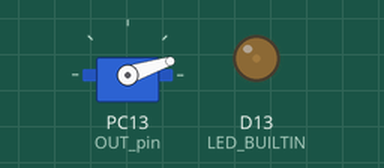
This program was run on a simulated STM32 Nucleo. Parts: servo, output pins drawn as LEDs (lit = HIGH). What the program prints to the serial monitor is not drawn.

Above: at 5.05 s.
At 11.1 s:
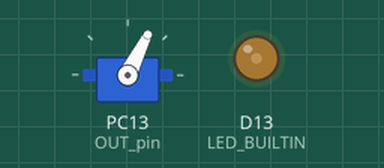
Timing chart, 0 to 13.0 s (numbered marks = the images above):
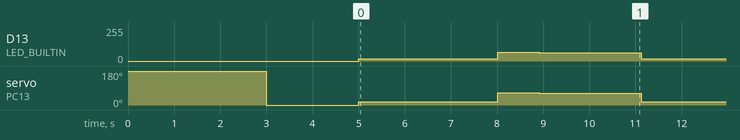

The program:

main.cpp
```cpp
#include <Arduino.h>
#include <Servo.h>

// Macro utils
#define ARRAY_SIZE(foo) (sizeof(foo) / sizeof(foo[0]))

// Debug messages ini console
#define DEBUG

//init ESC
#define INIT_ESC

// Pin definitions
#ifdef NANO
#define LED_pin LED_BUILTIN
#define OUT_pin 9
#elif YUN
#define LED_pin LED_BUILTIN
#define OUT_pin 9
#elif F411
#define LED_pin LED_BUILTIN
#define OUT_pin PC13
#endif

// servo control def
Servo servo;

// string/serial buffer
#define INPUT_SIZE 127
char buffer[INPUT_SIZE + 1];

// params the output function
boolean shutdown = false;
unsigned int Ti = 3000;
unsigned int RR = 10;
unsigned int PEEP = 10;
unsigned int Pinsp = 35;
unsigned int fraq[] = {14, 2, 5};

// piecewise time(ms) and values(0-100) of output function
unsigned int values[] = {0, 0, 0};
unsigned int times[] = {0, 0, 0};
unsigned int fanValue = 0; // actual value of the fan (to send to UI)

// calculate piecewise function based in output params
void changeParams()
{
  int f = fraq[1] + fraq[2];
  times[1] = Ti * fraq[1] / f;
  times[2] = Ti * fraq[2] / f;

  times[0] = 100 * 60 / RR * 10 - Ti;

  values[0] = PEEP;
  values[1] = 1.05 * Pinsp;
  values[2] = Pinsp;
}

// read Serial data function (from UI)
void readData()
{
  //TODO: fix detect burst of values
  if (Serial.available() >= 1)
  {
    byte size = Serial.readBytesUntil('\n', buffer, INPUT_SIZE);
    buffer[size] = 0;

    if (buffer != "")
    {
      char *command = strtok(buffer, ",");
      while (command != 0)
      {
        // Serial.println(command);
        char *sep = strchr(command, '=');
        *sep = 0;
        int a = atoi(command);
        ++sep;
        int b = atoi(sep);
        if (a != 0 && a < ARRAY_SIZE(times))
        {
          values[a] = b;
        }
        else
        {
          switch (*command)
          {
          case 'T':
            Ti = b;
            break;
          case 'R':
            RR = b;
            break;
          case 'P':
            Pinsp = b;
            break;
          case 'E':
            PEEP = b;
            break;
          case 'H':
            shutdown = b;
            break;
          default:
            break;
          }

          changeParams(); // recalculate piecewise function based in new params
        }
        command = strtok(0, ",");
      }
    }
  }
}

// output handler
void out(int value)
{
  value = value > 100 ? 100 : value;
  value = value < 0 ? 0 : value;

  value = map(value, 0, 100, 0, 180);

#ifdef DEBUG
  Serial.println(value);
  analogWrite(LED_BUILTIN, value);
#endif

  servo.write(value);
}

// smart reimplementation of delay function to output serial while delaying
void smartDelay(long ms)
{
  unsigned long now = millis();
  do
  {
    readData(); // read serial data from UI

    //TODO: change Pr to real sensor value
    //output actual output params to make feddback to UI
    sprintf(buffer, "Pr=%d\nPt=%d\nPEEP=%d\nTi=%d\nRR=%d\nPinsp=%d\nH=%d", fanValue, fanValue, PEEP, Ti, RR, Pinsp, shutdown);

    Serial.println(buffer);
    delay(100);
  } while (millis() - now < ms);
}

// Setup main function
void setup()
{
  // configures pins and serial
  pinMode(OUT_pin, OUTPUT);
  Serial.begin(9600);
  Serial.setTimeout(2000);
  changeParams(); //recalculate piecewise function first time

#ifdef DEBUG
  Serial.println("iniciando...");
  for (int i = 0; i < 3; i++)
  {
    Serial.print(times[i]);
    Serial.print(',');
  }
  Serial.println();
  for (int i = 0; i < 3; i++)
  {
    Serial.print(values[i]);
    Serial.print(',');
  }
  Serial.println();
#endif

  servo.attach(OUT_pin, 1000, 2000);

// init ESC with min/max vaues
#ifdef INIT_ESC
  servo.write(180);
  delay(3000);
  servo.write(0);
  delay(2000);
#ifdef DEBUG
  Serial.println("esc iniciado...");
#endif
#endif

  servo.write(0);
}

// Main LOOP
void loop()
{

  if (shutdown)
  {
    out(0);
    return;
  }

  // iterate over output piecewise funtion to make 1 cycle
  for (unsigned int i = 0; i < ARRAY_SIZE(times); i++)
  {
    fanValue = values[i]; // save actual fan value
    out(fanValue);        // send to fan an outout of 0-100 units
    smartDelay(times[i]); // wait times[1] ms until next value in piecewise function
  }

  // delay(15);
}
```

Measured:
- by itself, D13 (LED_BUILTIN): repeats every 6.1 s: 64/255 0.90 s, 63/255 2.2 s, 18/255 3.0 s
- by itself, servo on PC13 (OUT_pin): repeats every 6.1 s: 18° 3.0 s, 64° 0.90 s, 63° 2.2 s
